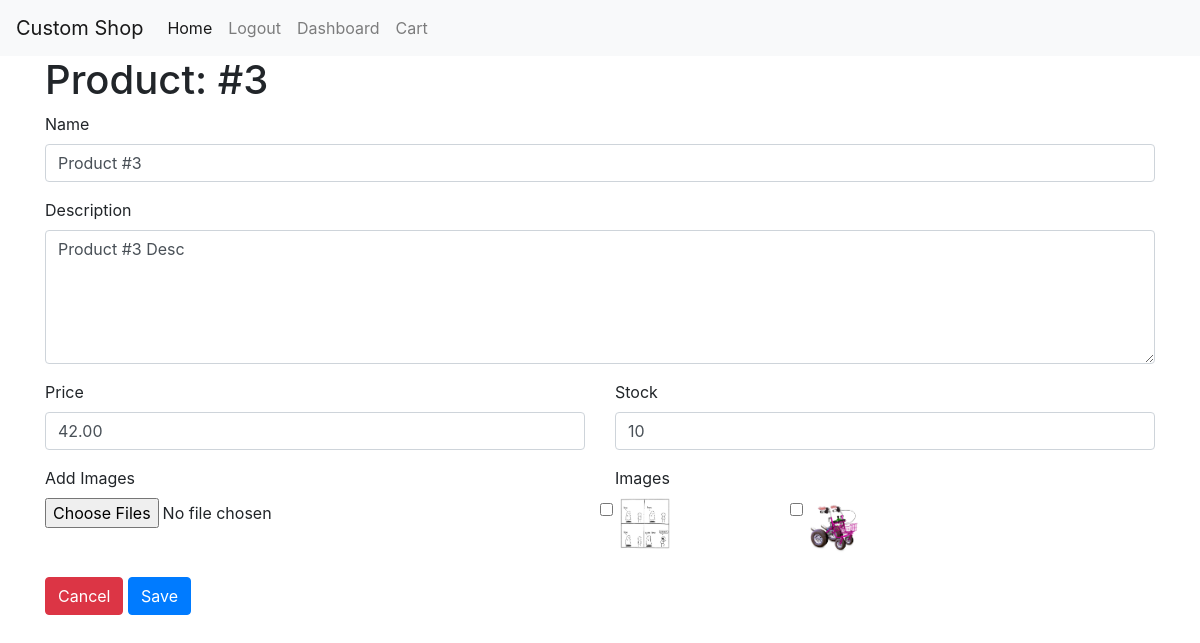
Page /products/3/edit (signed in) on the earlier database version.
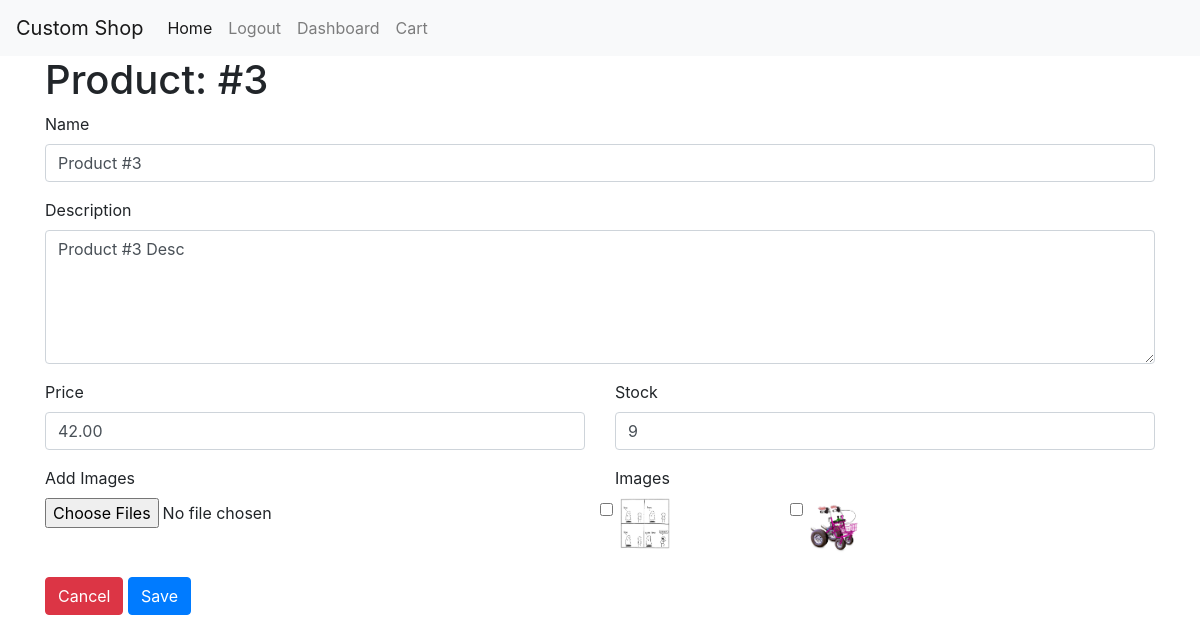
Same page on the later database version.
### tables this page shows
CREATE TABLE `products` (
  `id` int(11) NOT NULL,
  `name` varchar(255) NOT NULL,
  `description` text DEFAULT NULL,
  `price` float NOT NULL,
  `stock` int(11) NOT NULL,
  `images` text DEFAULT NULL
);

### core/View.php (called while the page is built, shortened)
<?php
class View
{
    public static function load (string $view, array $params = [], string $layout = 'main')
    {
        require_once __DIR__ . "/../resources/views/layouts/$layout.php";
    }
}

### app/Controllers/AdminProductController.php (called while the page is built, shortened)
<?php
class AdminProductController
{
    public function editForm (int $id)
    {
        $product = Product::find($id);
        View::load('admin/productForm', [
            'product' => $product,
            'errors' => Session::get('errors', [], true)
        ]);
    }
}

### index.php (called while the page is built, shortened)
<?php
spl_autoload_register(function ($namespaceAndClassname) {
    $namespaceAndClassname = str_replace('Core', 'core', $namespaceAndClassname);
    $namespaceAndClassname = str_replace('App', 'app', $namespaceAndClassname);
    $filepath = str_replace('\\', '/', $namespaceAndClassname);
});
$app = new \Core\Bootstrap();

### core/Helpers/Config.php (called while the page is built, shortened)
<?php
class Config
{
    public static function get ($configString = '', $default = null)
    {
        if (strlen($configString) >= 3) {
            $filename = explode('.', $configString)[0];
            $key = explode('.', $configString)[1];
            $config = require __DIR__ . "/../../config/$filename.php";
            if (array_key_exists($key, $config)) {
                return $config[$key];
            } else {
                return $default;
            }
        }
    }
}

### config/database.php (called while the page is built)
<?php
return [
    'host' => 'mariadb',
    'username' => 'root',
    'password' => 'password',
    'dbname' => 'mvc',
    'port' => 3306
];

### core/Database.php (called while the page is built, shortened)
<?php
class Database
{
    private $link;
    public function __construct ()
    {
        $this->link = new \mysqli(
            Config::get('database.host'),
            Config::get('database.username'),
            Config::get('database.password'),
            Config::get('database.dbname'),
            Config::get('database.port', 3306)
        );
        $this->link->set_charset('utf8');
    }
    public function query (string $sql, array $params = [])
    {
        $this->stmt = $this->link->prepare($sql);
        if (count($params) >= 1) {
            $paramTypes = [];
            $paramValues = [];
            foreach ($params as $key => $value) {
                $paramTypes[] = explode(':', $key)[0];
                $_value = $value;
                $paramValues[] = &$_value;
            }
            $paramString = implode('', $paramTypes);
            array_unshift($paramValues, $paramString);
            call_user_func_array([$this->stmt, 'bind_param'], $paramValues);
        }
        $this->stmt->execute();
        $result = $this->stmt->get_result();
        return $result->fetch_all(MYSQLI_ASSOC);
    }
}

### core/Models/ModelTrait.php (called while the page is built, shortened)
<?php
trait ModelTrait
{
    public static function find (int $id)
    {
        $db = new Database();
        $tableName = self::$tableName;
        $result = $db->query("SELECT * FROM {$tableName} WHERE id = ?", [
            'i:id' => $id
        ]);
        $data = new self($result[0]);
        return $data;
    }
}

### app/Models/Product.php (called while the page is built, shortened)
<?php
class Product
{
    public $price = 0.0;
    public static $imagesDelimiter = ';';
    public function fill (array $data = [])
    {
        $this->id = $data['id'];
        $this->name = $data['name'];
        $this->description = $data['description'];
        $this->price = $data['price'];
        $this->stock = $data['stock'];
        if (!empty($data['images'])) {
            if (strpos($data['images'], self::$imagesDelimiter) >= 0) {
                $this->images = explode(self::$imagesDelimiter, $data['images']);
            } else {
                $this->images[] = $data['images'];
            }
        }
    }
    public function getPriceFloat ()
    {
        return sprintf('%.2f', $this->price);
    }
}

### resources/views/admin/productForm.view.php (the view, shortened to what the changed rows need)
<h1>Product: #<?php echo $product->id; ?></h1>
<form action="products/<?php echo $product->id; ?>/do-edit" method="post" enctype="multipart/form-data">
    <div class="form-group">
        <label for="name">Name</label>
        <input type="text" class="form-control" name="name" value="<?php echo $product->name; ?>">
    </div>
    <div class="form-group">
        <label for="description">Description</label>
        <textarea name="description" id="description" rows="5" class="form-control"><?php echo $product->description; ?></textarea>
    </div>
    <div class="row">
        <div class="form-group col">
            <label for="price">Price</label>
            <input type="number" class="form-control" name="price" step="0.01" value="<?php echo $product->getPriceFloat(); ?>">
        </div>
        <div class="form-group col">
            <label for="stock">Stock</label>
            <input type="number" class="form-control" name="stock" value="<?php echo $product->stock; ?>">
        </div>
    </div>
    <div class="row">
        <div class="form-group col">
            <label for="images[]">Add Images</label>
            <input type="file" class="form-control-file" name="images[]" multiple>
        </div>
        <div class="col">
            <label for="delete-images">Images</label>
            <?php if (!empty($product->images)): ?>
                <div class="row">
                    <?php foreach ($product->images as $image): ?>
                        <div class="form-group form-check col-4">
                            <label>
                                <input type="checkbox" class="form-check-input" name="delete-images[<?php echo $image; ?>]">
                                <img src="storage/<?php echo $image; ?>" width="50" height="auto">
                            </label>
                        </div>
                    <?php endforeach; ?>
                </div>
            <?php else: ?>
                <p class="alert alert-info">Derzeit sind keine Bilder verlinkt.</p>
            <?php endif; ?>
        </div>
    </div>
    <a href="dashboard" class="btn btn-danger">Cancel</a>
    <button class="btn btn-primary" type="submit">Save</button>
</form>

Differences in the rows shown:
changed products "Product #3": stock "10" → "9"
